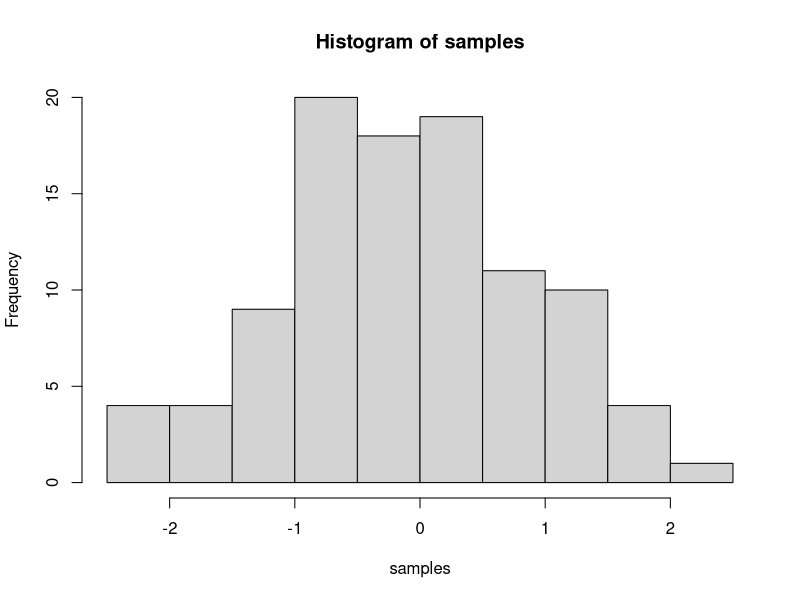

Source code (R):
## ---- chunk 1
knitr::opts_chunk$set(message=FALSE,warning=FALSE, cache=TRUE)
## ---- chunk 2
1+1
5-4 
3+4
6*2
2*2
4/2
6/2
500/25

## ---- chunk 3
(5+5)/5
5+5/5
## ---- chunk 4
annie <- 1
a <- annie
a
annie
## ---- chunk 5
a<-1
b<-"hello world"
c<-"3"
class(a)
class (c)

vector<-c(1,2,3,4,5,6,5,7,6, 1000)
vector[7]
vector [3:6]
vector [c(8,8,8,8)]

vector[vector>6]
vector[vector<6]
vector[vector<=6]
vector[vector>=6]
vector[vector==6]
vector[vector!=6]

vector[6]<-3000
vector[1:2]<-10

class(vector)
vector[6]<-"j"

class(vector)

a<-c("1", "2","3")
class (a)
b<-a
class(b)
as.numeric(b)

a<-"kjhkjhgkjhgkjhgkjhgkjhgkjjghkgjh"
a[1]
strsplit(a, split="j")
strsplit(a,split="[,]")


b<-strsplit(a,split = "")



first_names<-c("Annie","Danny", "Wilson")
ages<-c(36, 44, 12)
grades<-c(89, 56, 99)

everybody<-data.frame(first_names, 
                      ages, 
                      grades)
everybody$first_names
everybody$ages[2]<-12


## ---- chunk 6
samples <- rnorm(100, mean=0, sd=1)
hist(samples)
## ---- chunk 7
1+2
2*5
5/3
(1+6+4)/5

## ---- chunk 8
a<-1
b<-2
a+b

d<-c(1,2,3)
e<-c(5,6,7)
d+e
d*e
d/e

## ---- chunk 9
# for loop solution
# i becomes the number 1 to 100 at each step of the loop


a <- length(100) # make empty variable, set length to 100
for (i in 1:100){
  a[i] <-i #assigns the number in i, to the ith index of a
}

print(a)

# for loop solution #2

a<-c() #create empty variable using combine command
for (i in 1:100){
  a<-c(a,i) # keeps combining a with itself and the new number in i
}
print(a)

# seq solution
a <- seq(1,100,1) # look up help for seq using ?seq() in console
print(a)

